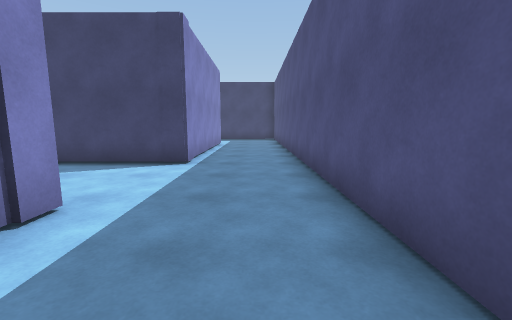
view 1 (above)

19 first-person views from a walk through a scene from a Unity 3-D project. The camera is 1.3 m above the floor, tilts 8° down and sees 90° across. Doors are open. The floor is counted in squares, 1.15 m on a side. Each view is taken from the middle of a square. On the plan, view 1 faces up. The plan holds only what a view shows up to about 12 squares ahead; the rest is blank. The player character is not drawn.

view 2
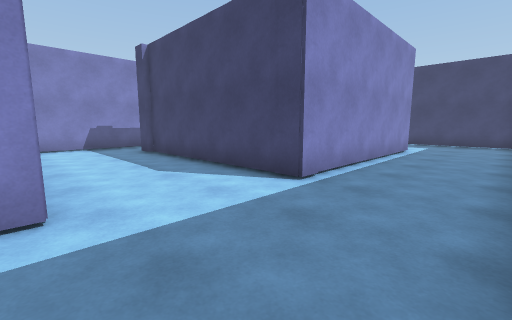

view 3
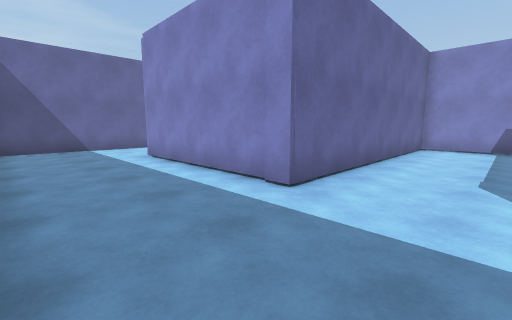

view 4
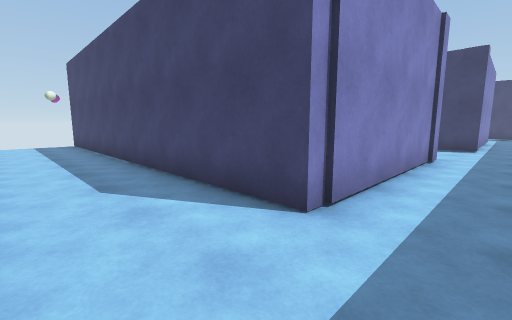

view 5
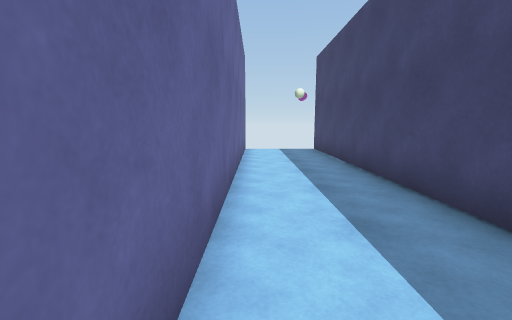

view 6
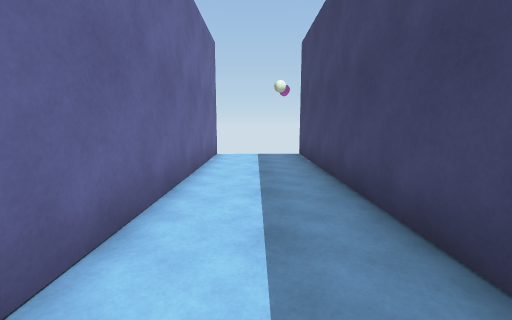

view 7
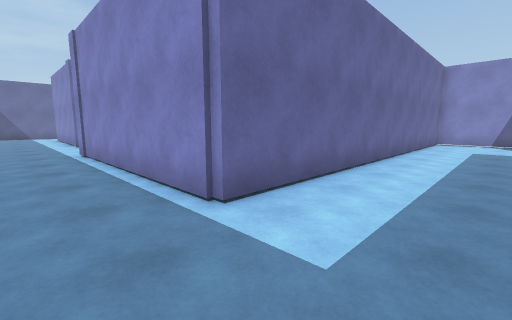

view 8
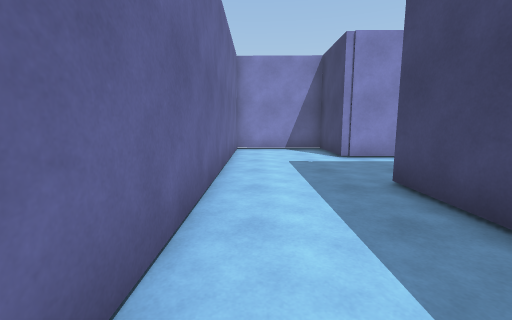

view 9
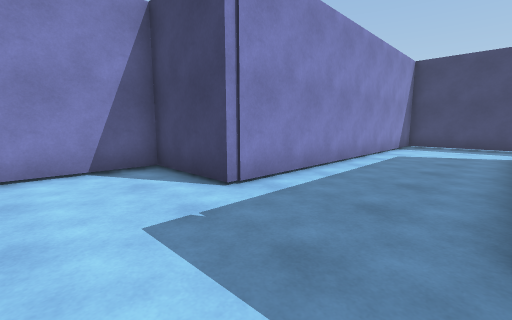

view 10
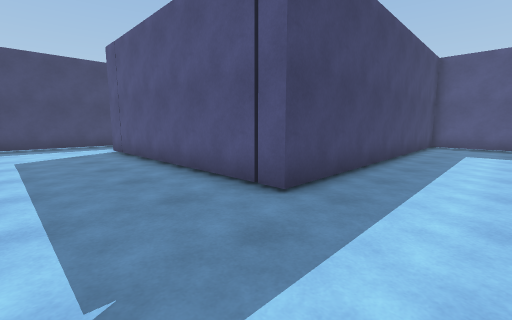

view 11
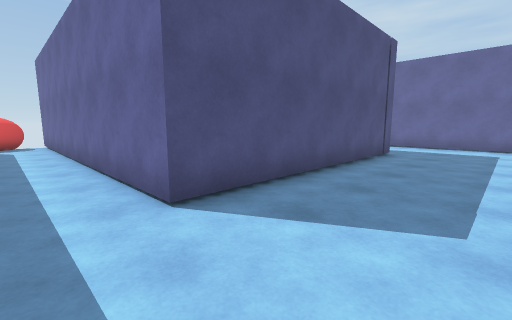

view 12
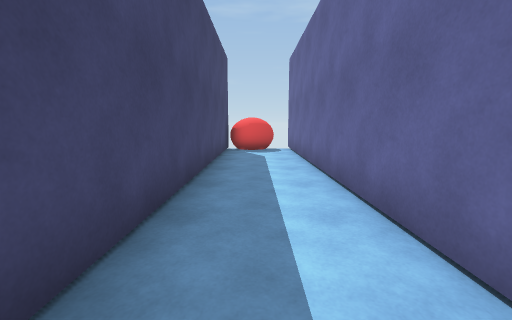

view 13
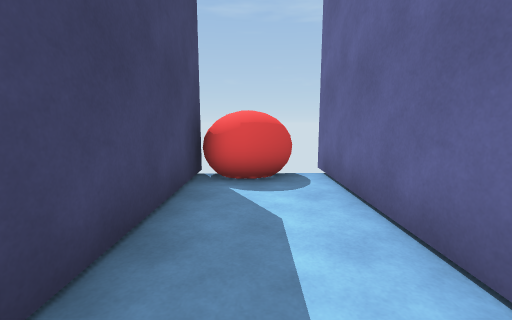

view 14
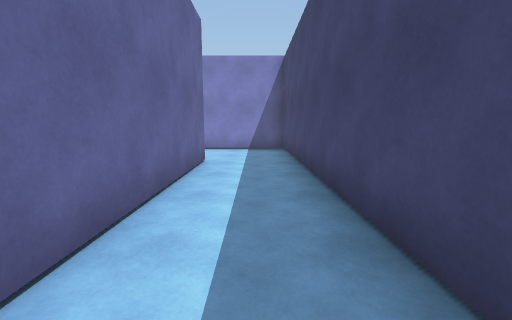

view 15
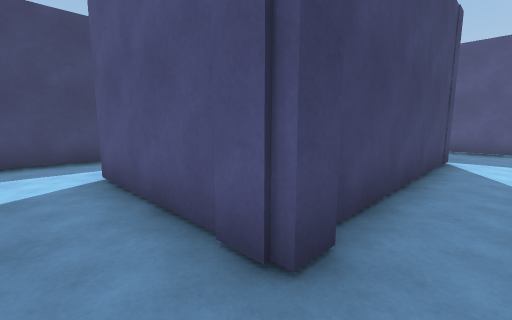

view 16
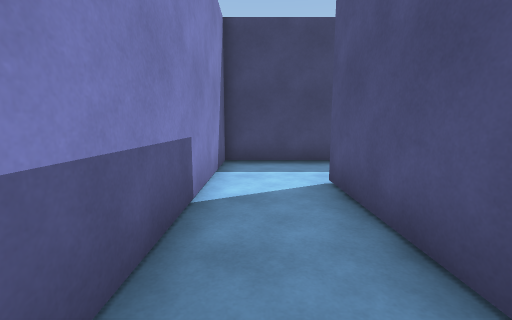

view 17
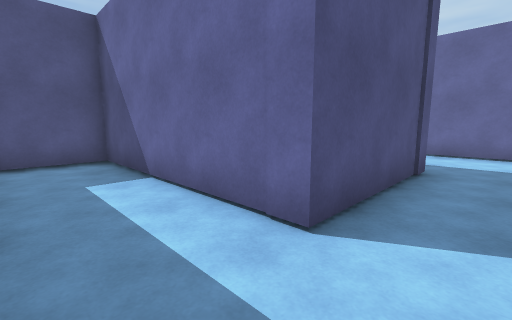

view 18
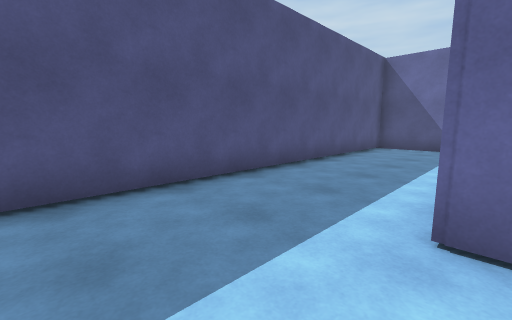

view 19
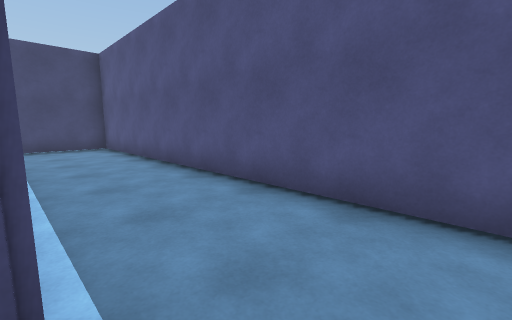

### Floor plan
Points are (right, up) in squares from view 1. A wall is a line through its corners. A room is listed if a view was taken in it or the views show most of it. See-through windows are left out.
Room 1 (views 1, 2, 3, 4, 5, 6, 7, 8, 9, 10, 11, 12, 13, 14, 15, 16, 17, 18, 19)
walls: (-8.7, 14.6) (-11.9, 14.6) (-11.9, 3.3) (-2.7, 3.3) (-2.6, -3.3) (-16.6, -3.4); (-8.9, 7) (-9.6, 7) (-9.6, 11.8) (-2.6, 11.8) (-2.6, 14); (1.4, 30.3) (-13.6, 30.2) (-13.6, 18.9) (-16.5, 18.9) (-16.6, 15.2) (-2, 15.2) (-2, 7.3) (-9, 7.2); (-3.8, -6.4) (1.4, -6.4) (1.3, 18.7) (-9.6, 18.6) (-9.6, 27.4) (3.3, 27.5); (-16.6, -6.5) (-5.4, -6.4)
ways out: open door at (-17, -4.5)
objects: other object (2, 28) to (3, 30)

Positions as (right, up) in squares from view 1, and headings:
1: (0, 0), facing up
2: (1, 3), facing up-left
3: (1, 6), facing down-left
4: (-1, -6), facing up-left
5: (-5, -6), facing left
6: (-7, -5), facing left
7: (0, 18), facing down-left
8: (-5, 16), facing left
9: (-10, 16), facing up-left
10: (-13, 16), facing up-right
11: (-13, 29), facing down-right
12: (-9, 29), facing right
13: (-3, 29), facing right
14: (-2, 29), facing left
15: (-11, 6), facing up-right
16: (-11, 7), facing up
17: (-11, 14), facing down-right
18: (-3, 6), facing down-right
19: (-2, 6), facing up-right
